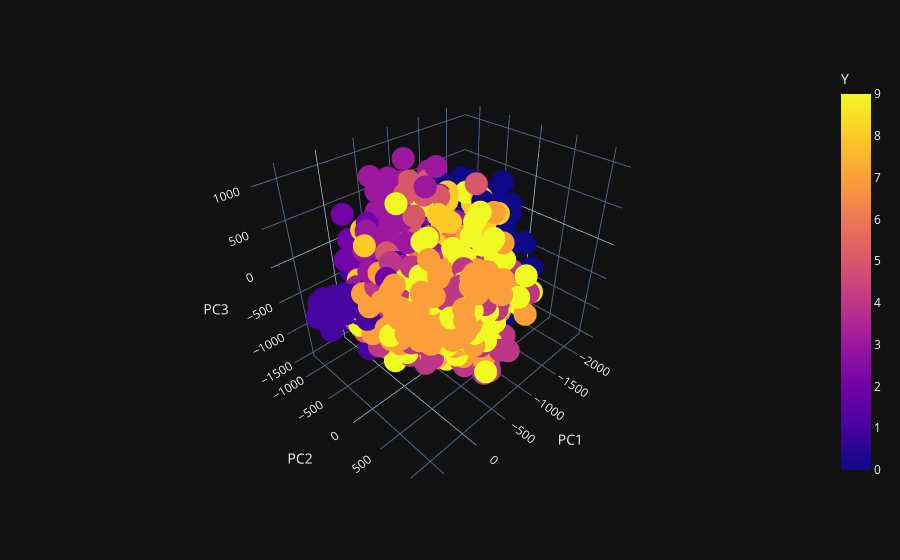

Write notebook code for a chart like this one.
### Code cell
res["PC3"] = pc3

fig = px.scatter_3d(res, x='PC1', y='PC2', z='PC3', color='Y')
fig.show()

### Figure 1 — Plotly figure (JSON) as saved in the notebook; plotly's stock layout.template omitted (floating-point values rounded to 4 significant figures; data arrays with more than 128 entries replaced by an {"elided": "..."} marker saying what was removed)
{"data": [{"hovertemplate": "PC1=%{x}<br>PC2=%{y}<br>PC3=%{z}<br>Y=%{marker.color}<extra></extra>", "legendgroup": "", "marker": {"color": {"elided": "1000 int values"}, "coloraxis": "coloraxis", "symbol": "circle"}, "mode": "markers", "name": "", "scene": "scene", "showlegend": false, "x": {"elided": "1000 float values"}, "y": {"elided": "1000 float values"}, "z": {"elided": "1000 float values"}, "type": "scatter3d"}], "layout": {"scene": {"domain": {"x": [0.0, 1.0], "y": [0.0, 1.0]}, "xaxis": {"title": {"text": "PC1"}}, "yaxis": {"title": {"text": "PC2"}}, "zaxis": {"title": {"text": "PC3"}}}, "coloraxis": {"colorbar": {"title": {"text": "Y"}}, "colorscale": [[0.0, "#0d0887"], [0.1111, "#46039f"], [0.2222, "#7201a8"], [0.3333, "#9c179e"], [0.4444, "#bd3786"], [0.5556, "#d8576b"], [0.6667, "#ed7953"], [0.7778, "#fb9f3a"], [0.8889, "#fdca26"], [1.0, "#f0f921"]]}, "legend": {"tracegroupgap": 0}, "margin": {"t": 60}}}
